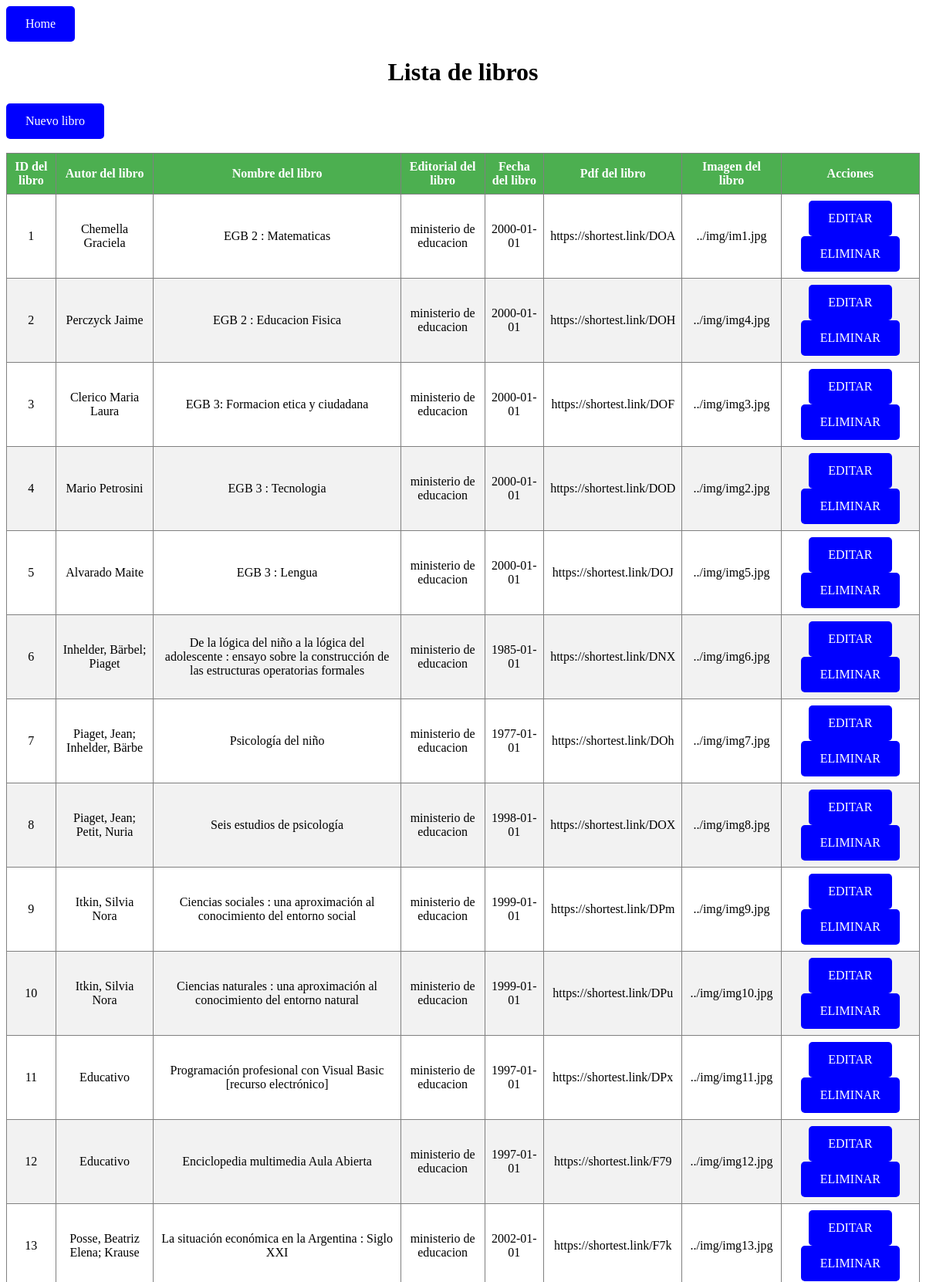
The page /CRUD/index.php (signed in, upper part) on the database its author committed.
### tables this page shows
CREATE TABLE `libro` (
  `idLibro` int(11) NOT NULL,
  `autorLibro` text NOT NULL,
  `nombreLibro` varchar(200) NOT NULL,
  `editorialLibro` varchar(30) NOT NULL,
  `fechaLibro` date NOT NULL,
  `pdfLibro` varchar(500) NOT NULL,
  `imagenLibro` varchar(100) NOT NULL
);

### CRUD/index.php (the view, shortened to what this page needs)
<html>
<head>
    <link rel="stylesheet" type="text/css" href="estilos.css">
    <link rel="stylesheet" href="https://cdnjs.cloudflare.com/ajax/libs/font-awesome/4.7.0/css/font-awesome.min.css">
</head>
<body>
<?php
    include("conexion.php");
    $sql="SELECT * FROM libro";
    $resultado=mysqli_query($conexion, $sql);
?>
    <a href="../views/paginaPrincipal.php">Home</a>
    <h1>Lista de libros</h1>
    <a href="agregar.php">Nuevo libro</a><br><br>
    <table border='1'>
        <thead>
            <tr>
				<th>ID del libro</th>
				<th>Autor del libro</th>
				<th>Nombre del libro</th>
				<th>Editorial del libro</th>
				<th>Fecha del libro</th>
				<th>Pdf del libro</th>
				<th>Imagen del libro</th>
                <th>Acciones</th>
			</tr>
        </thead>
        <tbody>
            <?php
                while($filas=mysqli_fetch_assoc($resultado)){
            ?>
            <tr>
                <td> <?php echo $filas['idLibro'] ?> </td>
                <td> <?php echo $filas['autorLibro'] ?> </td>
                <td> <?php echo $filas['nombreLibro'] ?> </td>
                <td> <?php echo $filas['editorialLibro'] ?> </td>
                <td> <?php echo $filas['fechaLibro'] ?> </td>
                <td> <?php echo $filas['pdfLibro'] ?> </td>
                <td> <?php echo $filas['imagenLibro'] ?> </td>
                <td>
<?php echo "<a href='editar.php?id=".$filas['idLibro']."'>EDITAR</a>
    "; ?>
<?php echo "<a href='eliminar.php?id=".$filas['idLibro']."' >ELIMINAR</a>
    "; ?>
                </td>
            </tr>
            <?php
                }
            ?>
        </tbody>
    </table>
</body>
</html>

### CRUD/estilos.css (style rules this page uses)
table { border-collapse: collapse; width: 100%; }
th,td { text-align: center; padding: 8px; }
tr:nth-child(even) { background-color: #f2f2f2; }
th { background-color: #4CAF50; color: white; }
a:link, a:visited { background-color: blue; color: white; padding: 14px 25px; text-align: center; text-decoration: none; display: inline-block; border-radius: 5px; }
h1, h2, h3, h4 { text-align: center; }

### rows shown on the page
libro: idLibro "1", autorLibro "Chemella Graciela", nombreLibro "EGB 2 : Matematicas", editorialLibro "ministerio de educacion", fechaLibro "2000-01-01", pdfLibro "https://shortest.link/DOA", imagenLibro "../img/im1.jpg"
libro: idLibro "2", autorLibro "Perczyck Jaime", nombreLibro "EGB 2 : Educacion Fisica", editorialLibro "ministerio de educacion", fechaLibro "2000-01-01", pdfLibro "https://shortest.link/DOH", imagenLibro "../img/img4.jpg"
libro: idLibro "3", autorLibro "Clerico Maria Laura", nombreLibro "EGB 3: Formacion etica y ciudadana", editorialLibro "ministerio de educacion", fechaLibro "2000-01-01", pdfLibro "https://shortest.link/DOF", imagenLibro "../img/img3.jpg"
libro: idLibro "4", autorLibro "Mario Petrosini", nombreLibro "EGB 3 : Tecnologia", editorialLibro "ministerio de educacion", fechaLibro "2000-01-01", pdfLibro "https://shortest.link/DOD", imagenLibro "../img/img2.jpg"
libro: idLibro "5", autorLibro "Alvarado Maite", nombreLibro "EGB 3 : Lengua", editorialLibro "ministerio de educacion", fechaLibro "2000-01-01", pdfLibro "https://shortest.link/DOJ", imagenLibro "../img/img5.jpg"
libro: idLibro "6", autorLibro "Inhelder, Bärbel; Piaget", nombreLibro "De la lógica del niño a la lógica del adolescente : ensayo sobre la construcción de las estructuras operatorias formales", editorialLibro "ministerio de educacion", fechaLibro "1985-01-01", pdfLibro "https://shortest.link/DNX", imagenLibro "../img/img6.jpg"
libro: idLibro "7", autorLibro "Piaget, Jean; Inhelder, Bärbe", nombreLibro "Psicología del niño", editorialLibro "ministerio de educacion", fechaLibro "1977-01-01", pdfLibro "https://shortest.link/DOh", imagenLibro "../img/img7.jpg"
libro: idLibro "8", autorLibro "Piaget, Jean; Petit, Nuria", nombreLibro "Seis estudios de psicología", editorialLibro "ministerio de educacion", fechaLibro "1998-01-01", pdfLibro "https://shortest.link/DOX", imagenLibro "../img/img8.jpg"
libro: idLibro "9", autorLibro "Itkin, Silvia Nora", nombreLibro "Ciencias sociales : una aproximación al conocimiento del entorno social", editorialLibro "ministerio de educacion", fechaLibro "1999-01-01", pdfLibro "https://shortest.link/DPm", imagenLibro "../img/img9.jpg"
libro: idLibro "10", autorLibro "Itkin, Silvia Nora", nombreLibro "Ciencias naturales : una aproximación al conocimiento del entorno natural", editorialLibro "ministerio de educacion", fechaLibro "1999-01-01", pdfLibro "https://shortest.link/DPu", imagenLibro "../img/img10.jpg"
libro: idLibro "11", autorLibro "Educativo", nombreLibro "Programación profesional con Visual Basic [recurso electrónico]", editorialLibro "ministerio de educacion", fechaLibro "1997-01-01", pdfLibro "https://shortest.link/DPx", imagenLibro "../img/img11.jpg"
libro: idLibro "12", autorLibro "Educativo", nombreLibro "Enciclopedia multimedia Aula Abierta", editorialLibro "ministerio de educacion", fechaLibro "1997-01-01", pdfLibro "https://shortest.link/F79", imagenLibro "../img/img12.jpg"
libro: idLibro "13", autorLibro "Posse, Beatriz Elena; Krause", nombreLibro "La situación económica en la Argentina : Siglo XXI", editorialLibro "ministerio de educacion", fechaLibro "2002-01-01", pdfLibro "https://shortest.link/F7k", imagenLibro "../img/img13.jpg"
